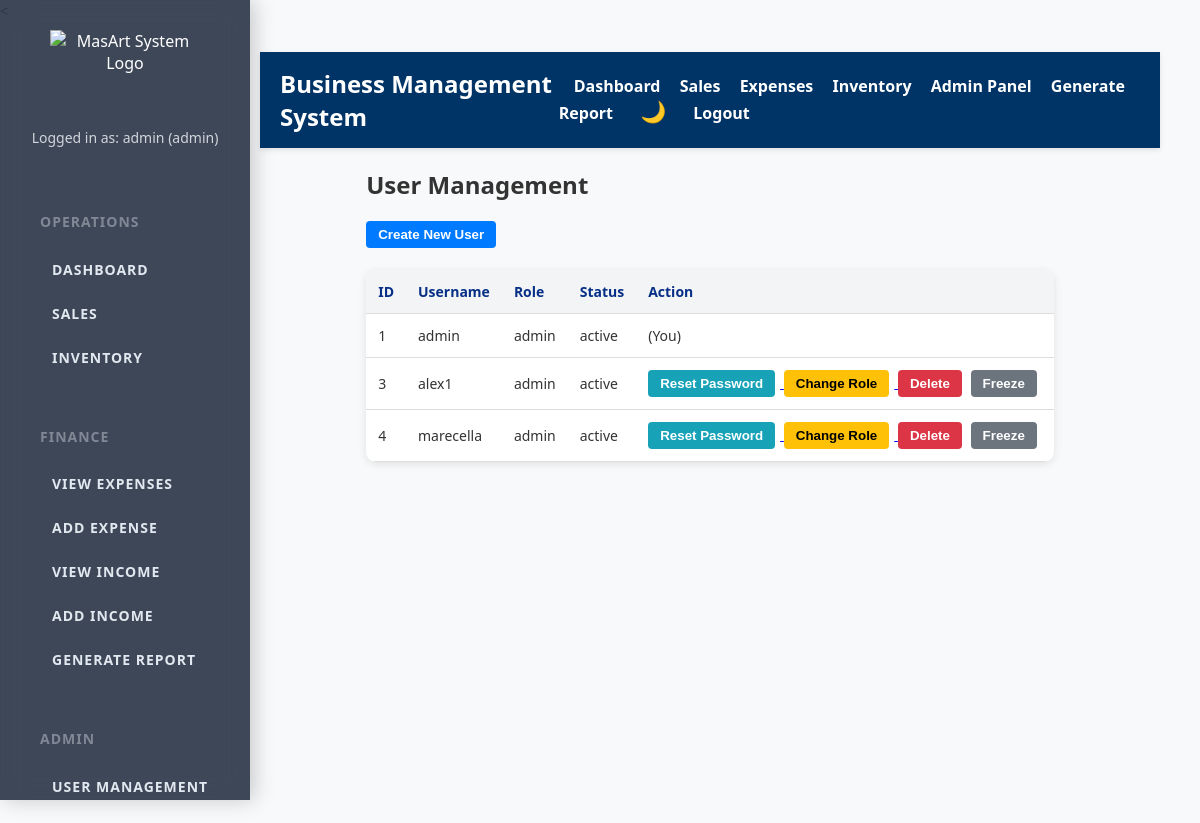
The page /user_management (signed in) on the database as committed earlier.
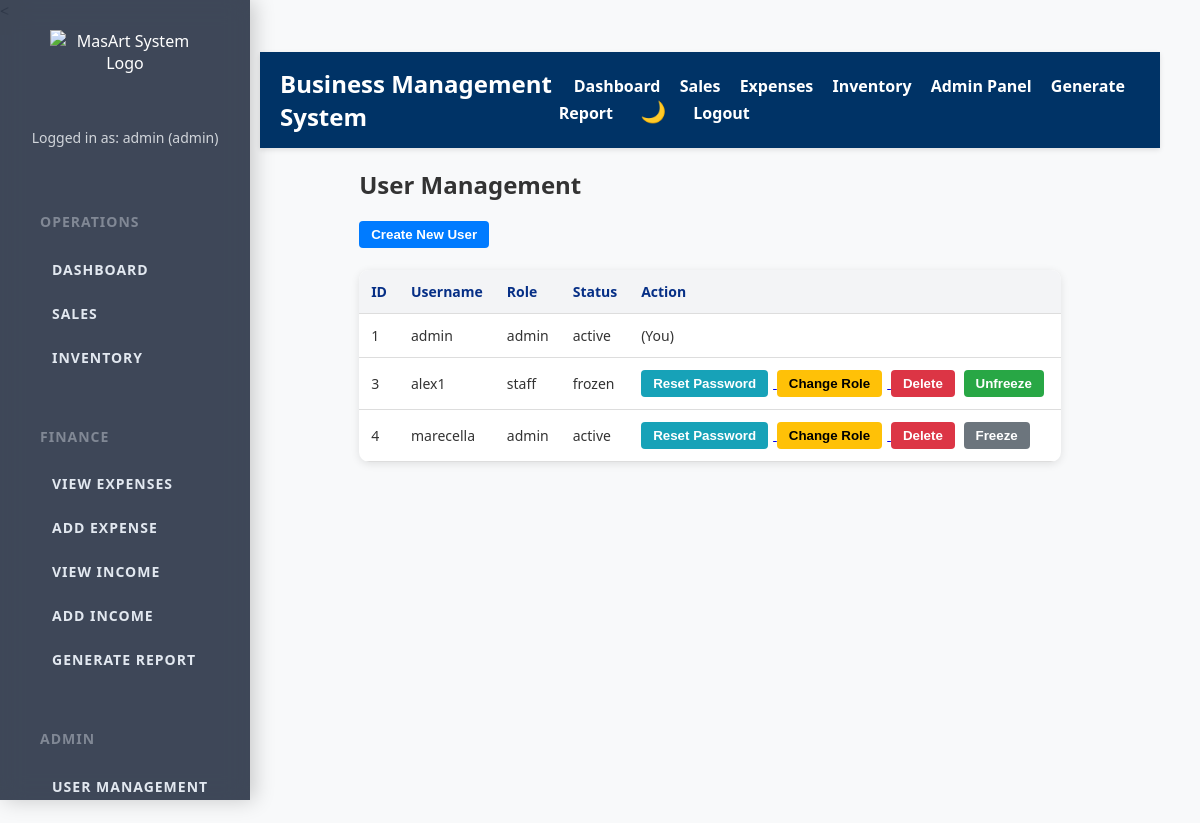
The same page on the database as committed later.
### tables this page shows
CREATE TABLE users (
                id INTEGER PRIMARY KEY AUTOINCREMENT,
                username TEXT UNIQUE NOT NULL,
                password TEXT NOT NULL,
                role TEXT NOT NULL DEFAULT 'staff'
            , status TEXT DEFAULT 'active', is_protected INTEGER DEFAULT 0);

### app.py (the view)
@app.route('/user_management')
@admin_required
def user_management():
    conn = get_db_connection()
    cursor = conn.cursor()
    cursor.execute("SELECT id, username, role, status FROM users")  # include status
    users = cursor.fetchall()
    conn.close()
    return render_template('user_management.html', users=users)

### app.py (called while the page is built)
def admin_required(f):
    @wraps(f)
    def decorated_function(*args, **kwargs):
        if 'role' not in session or session['role'] != 'admin':
            flash("You do not have permission to access this page.", "error")
            return redirect(url_for('dashboard'))
        return f(*args, **kwargs)
    return decorated_function

def get_db_connection():
    conn = sqlite3.connect(DATABASE, timeout=10)  # Added timeout to avoid database lock errors
    conn.row_factory = sqlite3.Row  # This allows us to access columns by name
    return conn

### templates/user_management.html (shortened to what this page needs)
{% extends "base.html" %}
{% block content %}
<h2>User Management</h2>
<a href="{{ url_for('create_user') }}">
    <button class="create-user">Create New User</button>
</a>
<br><br>
<table>
    <tr>
        <th>ID</th>
        <th>Username</th>
        <th>Role</th>
        <th>Status</th>
        <th>Action</th>
    </tr>
    {% for user in users %}
    <tr>
        <td>{{ user['id'] }}</td>
        <td>{{ user['username'] }}</td>
        <td>{{ user['role'] }}</td>
        <td>{{ user['status'] }}</td>
        <td>
            {% if user['is_protected'] == 1 %}
                <span class="protected-badge">SuperAdmin (Protected)</span>
            {% elif user['username'] != session['user'] %}
                <a href="{{ url_for('reset_password', user_id=user['id']) }}">
                    <button type="button" class="reset-password">Reset Password</button>
                </a>
                <a href="{{ url_for('change_role', user_id=user['id']) }}">
                    <button type="button" class="change-role">Change Role</button>
                </a>
                <form method="POST" action="{{ url_for('delete_user', user_id=user['id']) }}" style="display:inline;" onsubmit='return confirm("Are you sure you want to delete user {{ user.username|e }}?");'>
                    <button type="submit" class="delete-user">Delete</button>
                </form>
                <form method="POST" action="{{ url_for('toggle_freeze', user_id=user['id']) }}" style="display:inline;">
                    {% if user['status'] == 'active' %}
                        <button type="submit" class="freeze">Freeze</button>
                    {% else %}
                        <button type="submit" class="unfreeze">Unfreeze</button>
                    {% endif %}
                </form>
            {% else %}
                <span>(You)</span>
            {% endif %}
        </td>
    </tr>
    {% endfor %}
</table>
{% endblock %}

Rows that differ between the two databases and show on the page:
changed users "alex1": role "admin" → "staff"; status "active" → "frozen"; status "Freeze" → "Unfreeze"
